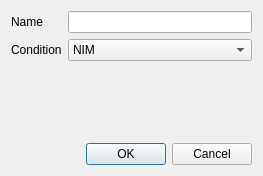
<?xml version="1.0" encoding="UTF-8"?>
<ui version="4.0">
 <class>EventConfigDialog</class>
 <widget class="QDialog" name="EventConfigDialog">
  <property name="geometry">
   <rect>
    <x>0</x>
    <y>0</y>
    <width>263</width>
    <height>174</height>
   </rect>
  </property>
  <property name="windowTitle">
   <string>Event Config</string>
  </property>
  <layout class="QGridLayout" name="gridLayout">
   <item row="0" column="0">
    <layout class="QFormLayout" name="formLayout_2">
     <item row="0" column="0">
      <widget class="QLabel" name="label">
       <property name="text">
        <string>Name</string>
       </property>
      </widget>
     </item>
     <item row="0" column="1">
      <widget class="QLineEdit" name="le_name">
       <property name="text">
        <string/>
       </property>
      </widget>
     </item>
     <item row="1" column="0">
      <widget class="QLabel" name="label_2">
       <property name="text">
        <string>Condition</string>
       </property>
      </widget>
     </item>
     <item row="1" column="1">
      <widget class="QComboBox" name="combo_triggerCondition">
       <item>
        <property name="text">
         <string>NIM</string>
        </property>
       </item>
       <item>
        <property name="text">
         <string>Periodic</string>
        </property>
       </item>
       <item>
        <property name="text">
         <string>Interrupt</string>
        </property>
       </item>
      </widget>
     </item>
    </layout>
   </item>
   <item row="2" column="0">
    <widget class="QDialogButtonBox" name="buttonBox">
     <property name="orientation">
      <enum>Qt::Horizontal</enum>
     </property>
     <property name="standardButtons">
      <set>QDialogButtonBox::Cancel|QDialogButtonBox::Ok</set>
     </property>
    </widget>
   </item>
   <item row="1" column="0">
    <widget class="QStackedWidget" name="stackedWidget">
     <property name="currentIndex">
      <number>0</number>
     </property>
     <widget class="QWidget" name="pageNIM">
      <layout class="QFormLayout" name="formLayout_3"/>
     </widget>
     <widget class="QWidget" name="pagePeriodic">
      <layout class="QFormLayout" name="formLayout_4">
       <item row="0" column="0">
        <widget class="QLabel" name="label_5">
         <property name="text">
          <string>Period</string>
         </property>
        </widget>
       </item>
       <item row="1" column="0">
        <widget class="QLabel" name="label_6">
         <property name="text">
          <string>Frequency</string>
         </property>
        </widget>
       </item>
       <item row="1" column="1">
        <widget class="QSpinBox" name="spin_frequency">
         <property name="suffix">
          <string> events</string>
         </property>
         <property name="prefix">
          <string>Every </string>
         </property>
         <property name="maximum">
          <number>65535</number>
         </property>
        </widget>
       </item>
       <item row="0" column="1">
        <widget class="QDoubleSpinBox" name="spin_period">
         <property name="prefix">
          <string>Every </string>
         </property>
         <property name="suffix">
          <string> seconds</string>
         </property>
         <property name="decimals">
          <number>1</number>
         </property>
         <property name="maximum">
          <double>127.500000000000000</double>
         </property>
         <property name="singleStep">
          <double>0.500000000000000</double>
         </property>
        </widget>
       </item>
      </layout>
     </widget>
     <widget class="QWidget" name="pageIRQ">
      <layout class="QFormLayout" name="formLayout">
       <item row="0" column="0">
        <widget class="QLabel" name="label_4">
         <property name="text">
          <string>IRQ Level</string>
         </property>
        </widget>
       </item>
       <item row="0" column="1">
        <widget class="QSpinBox" name="spin_irqLevel">
         <property name="minimum">
          <number>1</number>
         </property>
         <property name="maximum">
          <number>7</number>
         </property>
        </widget>
       </item>
       <item row="1" column="0">
        <widget class="QLabel" name="label_7">
         <property name="text">
          <string>IRQ Vector</string>
         </property>
        </widget>
       </item>
       <item row="1" column="1">
        <widget class="QSpinBox" name="spin_irqVector">
         <property name="maximum">
          <number>255</number>
         </property>
        </widget>
       </item>
      </layout>
     </widget>
    </widget>
   </item>
  </layout>
 </widget>
 <resources/>
 <connections>
  <connection>
   <sender>buttonBox</sender>
   <signal>accepted()</signal>
   <receiver>EventConfigDialog</receiver>
   <slot>accept()</slot>
   <hints>
    <hint type="sourcelabel">
     <x>248</x>
     <y>254</y>
    </hint>
    <hint type="destinationlabel">
     <x>157</x>
     <y>274</y>
    </hint>
   </hints>
  </connection>
  <connection>
   <sender>buttonBox</sender>
   <signal>rejected()</signal>
   <receiver>EventConfigDialog</receiver>
   <slot>reject()</slot>
   <hints>
    <hint type="sourcelabel">
     <x>316</x>
     <y>260</y>
    </hint>
    <hint type="destinationlabel">
     <x>286</x>
     <y>274</y>
    </hint>
   </hints>
  </connection>
  <connection>
   <sender>combo_triggerCondition</sender>
   <signal>currentIndexChanged(int)</signal>
   <receiver>stackedWidget</receiver>
   <slot>setCurrentIndex(int)</slot>
   <hints>
    <hint type="sourcelabel">
     <x>176</x>
     <y>48</y>
    </hint>
    <hint type="destinationlabel">
     <x>120</x>
     <y>101</y>
    </hint>
   </hints>
  </connection>
 </connections>
</ui>
